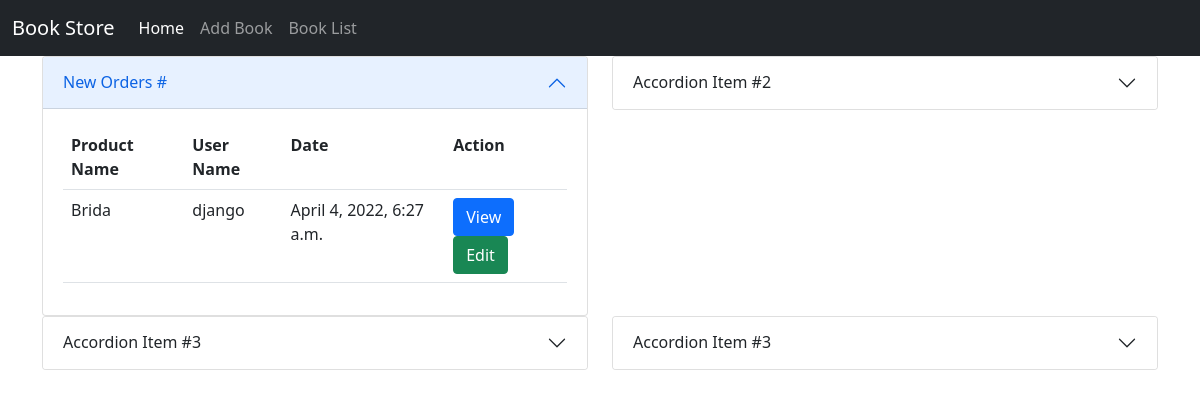
The app's page /owner/dashboard, older data.
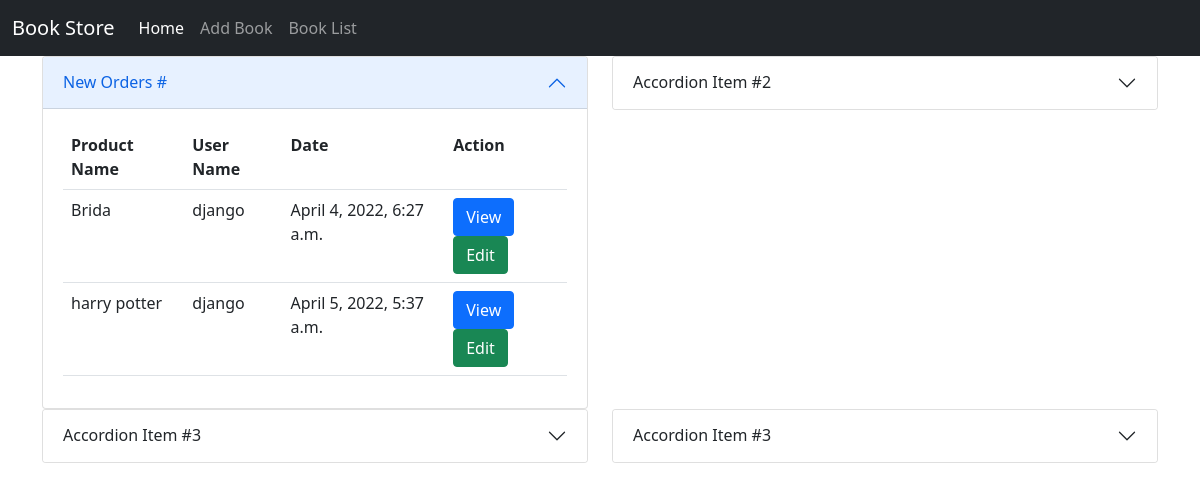
The same page, newer data.
### customer/models.py (models this page shows)
class Orders(models.Model):
    product=models.ForeignKey(Books,on_delete=models.CASCADE)
    user=models.ForeignKey(User,on_delete=models.CASCADE)
    address=models.CharField(max_length=120)
    date=models.DateTimeField(auto_now_add=True,null=True)
    edate=datetime.today()+timedelta(days=5)
    expected_delivery_date=models.DateField(default=edate,null=True)
    options=(
        ("order_placed","order_placed"),
        ("dispatched","dispatched"),
        ("in_transit","in_transit"),
        ("delivered","delivered"),
        ("oreder_cancelled","oreder_cancelled"),
    )
    status=models.CharField(max_length=20,choices=options,default="order_placed")

### owner/models.py (models this page shows, shortened)
class Books(models.Model):
    book_name=models.CharField(max_length=120,unique=True)
    author=models.CharField(max_length=50)
    amount=models.PositiveIntegerField()
    copies=models.PositiveIntegerField()
    image=models.ImageField(upload_to="images",null=True)

### owner/views.py (the view)
# urls.py: path("owner/dashboard",views.DashBoardView.as_view(),name="dashboard"),
class DashBoardView(TemplateView):
    template_name = "dashboard.html"
    def get(self,request,*args,**kwargs):
        new_orders=Orders.objects.filter(status="order_placed")
        return render(request,self.template_name,{"new_orders":new_orders})

### owner/templates/dashboard.html (shortened to what this page needs)
{%extends 'base.html'%}
{%block body_block%}
<div class="row">
    <div class="col-6">
        <div class="accordion-item">
            <h2 class="accordion-header" id="headingOne">
                <button class="accordion-button" type="button" data-bs-toggle="collapse" data-bs-target="#collapseOne"
                        aria-expanded="true" aria-controls="collapseOne">
                    New Orders #
                </button>
            </h2>
            <div id="collapseOne" class="accordion-collapse collapse show" aria-labelledby="headingOne"
                 data-bs-parent="#accordionExample">
                <div class="accordion-body">
                    <table class="table">
                        <tr>
                            <th>Product Name</th>
                            <th>User Name</th>
                            <th>Date</th>
                            <th>Action</th>
                        </tr>
                        {%for order in new_orders%}
                        <tr>
                            <td>{{order.product.book_name}}</td>
                            <td>{{order.user.username}}</td>
                            <td>{{order.date}}</td>
                            <td>
                                <a  href="{%url 'orderdetail' order.id%}" class="btn btn-primary">View</a><a href="" class="btn btn-success">Edit</a>
                            </td>
                        </tr>
                        {%endfor%}
                    </table>
                </div>
            </div>
        </div>
    </div>
    <div class="col-6">
        <div class="accordion-item">
            <h2 class="accordion-header" id="headingTwo">
                <button class="accordion-button collapsed" type="button" data-bs-toggle="collapse"
                        data-bs-target="#collapseTwo" aria-expanded="false" aria-controls="collapseTwo">
                    Accordion Item #2
                </button>
            </h2>
        </div>
    </div>
</div>
<div class="row">
    <div class="col-6">
        <div class="accordion-item">
            <h2 class="accordion-header" id="headingThree">
                <button class="accordion-button collapsed" type="button" data-bs-toggle="collapse"
                        data-bs-target="#collapseThree" aria-expanded="false" aria-controls="collapseThree">
                    Accordion Item #3
                </button>
            </h2>
        </div>
    </div>
    <div class="col-6">
        <div class="accordion-item">
            <h2 class="accordion-header" id="headingFour">
                <button class="accordion-button collapsed" type="button" data-bs-toggle="collapse"
                        data-bs-target="#collapseFour" aria-expanded="false" aria-controls="collapseFour">
                    Accordion Item #3
                </button>
            </h2>
        </div>
    </div>
</div>
{%endblock%}

Row changes from the older to the newer data that the page shows:
added Orders: product.book_name "harry potter", user.username "django", date "April 5, 2022, 5:37 a.m."
